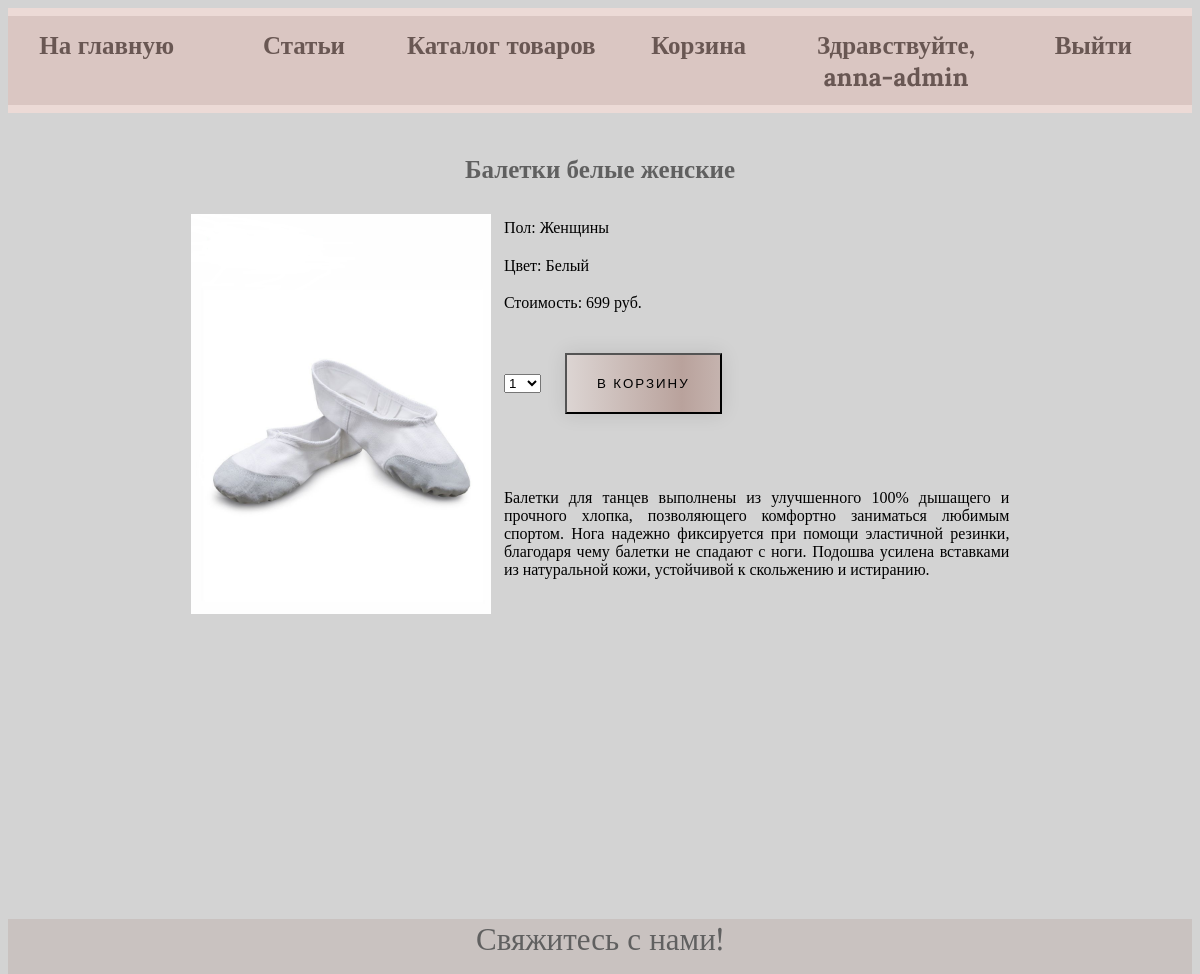
The app's page /welcome-dance-shop/goods/baletki-belye/ (signed in) with its own data.
### goods/models.py (models this page shows, shortened)
class Goods(models.Model):
    title = models.CharField(verbose_name='Наименование', max_length=255)
    content = models.TextField(verbose_name='Описание', blank=True)
    photo = models.ImageField(verbose_name='Фото', upload_to='WelcomeDanceShop photos/goods', blank=True)
    size = models.PositiveSmallIntegerField(verbose_name='Размер')
    label = models.CharField(verbose_name='Фирма', max_length=150)
    price = models.PositiveSmallIntegerField(verbose_name='Цена', )
    color = models.CharField(verbose_name='Цвет', max_length=100)
    category = models.CharField(verbose_name='Предназначено', max_length=255)
    rubric = models.ForeignKey(Rubric, on_delete=models.PROTECT, null=True, verbose_name='Рубрика')
    gender = models.ForeignKey(Gender, on_delete=models.PROTECT, null=True, verbose_name='Пол')
    slug = models.SlugField(max_length=255, unique=True, db_index=True, verbose_name="URL")
    quantity = models.PositiveSmallIntegerField(default=10, verbose_name='Количество')
    available = models.BooleanField(default=True, verbose_name='В наличии')
    '''возможно, выше надо заменить args на args=[self.slug]'''
    class Meta:
        verbose_name_plural = "Товары"
        verbose_name = 'товары'
        ordering = ['-rubric']

class Gender(models.Model):
    gender = models.CharField(verbose_name='Пол', max_length=255, db_index=True)
    def __str__(self):
        return self.gender
    class Meta:
        verbose_name_plural = "Пол"
        verbose_name = 'пол'

### goods/views.py (the view)
# urls.py: path('<slug:good_slug>/', show_good, name='good'),
def show_good(request, good_slug):
    good = get_object_or_404(Goods, slug=good_slug)
    cart_product_form = CartAddProductForm()
    context = {'good': good, 'title': good.title, 'id': good.id, 'cart_product_form': cart_product_form}
    return render(request, 'goods/good.html', context=context)

### cart/forms.py
class CartAddProductForm(forms.Form):
    quantity = forms.TypedChoiceField(choices=PRODUCT_QUANTITY_CHOICES, coerce=int, label='Количество')
    override = forms.BooleanField(required=False,
                                  initial=False,
                                  widget=forms.HiddenInput)

### cart/cart.py (called while the page is built)
def cart(request):
    return {'cart': Cart(request)}

    def __len__(self):
        return sum(item['quantity'] for item in self.cart.values())

### goods/templates/goods/good.html (shortened to what this page needs)
{% extends 'main/base.html' %}
{%block content%}
<br>
<h3 align="center">{{good.title}}</h3>
<table cellpadding=5 cellspacing=0 width=70% align="center">
    <tbody>
    <tr><td width=300 rowspan=6>
{%if good.photo%}
<img src="{{good.photo.url}}" width=300 height=400 alt="Фото товара">
        {% else %} <p>Нет фото</p>
{%endif%}
    </td></tr>
 <tr><td width=500>Пол: {{good.gender}} </td></tr>
 <tr><td>Цвет: {{good.color}} </td></tr>
 <tr><td>Стоимость: {{ good.price }} руб. </td></tr>
 <tr><td>{% if good.quantity < 1 %}
Товар отсутствует
 {% else %}
<form action='{% url "cart:cart_add" good.id %}' method="post">
    {{ cart_product_form.quantity }}
    <input type="submit" value="В корзину" class="button-1">
        {% csrf_token %}</form>
{% endif %} </td></tr>
 <tr align="justify"><td>{{good.content|linebreaks}} </td></tr>
    </tbody>
</table>
{%endblock%}

### main/templates/main/base.html (shortened to what this page needs)
<!DOCTYPE html>
{%load static%}
<html lang="en">
<head>
    <link rel="stylesheet" type="text/css" href="{%static 'main/css/styles.css'%}">
</head>
<body bgcolor="LightGrey">
{% block mainmenu%}
    <nav class="one">
    <ul>
        <li><a href="{%url 'main:to_main'%}">На главную</a></li>
        <li><a href="{%url 'to_articles'%}">Статьи</a></li>
        <li><a href="{%url 'goods'%}">Каталог товаров</a></li>
        {% with total_items=cart|length %}
            {% if total_items > 0 %}
        <li><a href="{%url 'cart:cart_detail'%}">Корзина({{total_items}})</a></li>
            {% else %}
        <li><a href="{%url 'cart:cart_detail'%}">Корзина</a></li>
            {% endif %}
        {% endwith %}
        {% if request.user.is_authenticated %}
        <li><a href="#">Здравствуйте, {{user.username}}</a></li>
        <li><a href="{%url 'main:logout'%}">Выйти</a></li>
        {% else %}
        <li><a href="{%url 'main:register'%}">Регистрация</a></li>
        <li><a href="{%url 'main:login'%}">Войти</a></li>
        {% endif %}
    </ul>
    </nav>
{% endblock mainmenu%}
<div class="wrapper">
      <div class="content">
{% block content %}
{% endblock %}
      </div></div>
<p><a class="footer" href="{%url 'main:contacts'%}">Свяжитесь с нами!</a></p>
</body>
</html>

### main/static/main/css/styles.css (style rules this page uses)
html, body { height: 100%; }
.wrapper { display: table; width: 100%; height: 100%; }
.content { display: table-row; height: 100%; width: 100%; }
h3 { font-size:25px; color: #606060; }
a { text-decoration: none; font-family: 'Lora', serif; transition: .5s linear; }
nav { display: inline-block; margin: auto; flex: 1 15%; width: 100%; font-weight: bold; }
.one ul { text-align: center; display: flex; flex-wrap: nowrap; background: #ECDAD6; margin: auto; padding: 0.5em 0; width: 100%; }
.one a { padding: 0.5em -0.5em; color: #695753; }
.one li { font-size: 25px; background: rgba(177, 152, 145, .3); display: inline-block; text-align: center; width: 20%; padding: 0.5em 0em; }
.footer { display: block; text-align: center; font-size: 31px; color: #606060; margin-top: -10px; height: 55px; background-color: rgba(177, 152, 145, .3); left: 0; bottom: 0; width: 100%; }
.button-1 { text-decoration: none; display: inline-block; color: black; padding: 20px 30px; margin: 10px 20px ; margin-right: auto; font-family: 'Lora', sans-serif; text-transform: uppercase; letter-spacing: 2px; background-image: linear-gradient(to right, rgba(177, 152, 145, .3) 0%, #b9a29c, rgba(177, 152, 145, .3) 100%); background-size: 150% auto; box-shadow: 0 0 20px rgba(0, 0, 0, .1); transition: .5s; cursor: pointer; }

### records on screen
Goods: title "Балетки белые женские", photo (picture), gender "Женщины", color "Белый", price "699", content "Балетки для танцев выполнены из улучшенного 100% дышащего и прочного хлопка, позволяющего комфортно заниматься любимым спортом. Нога надежно фиксируется при помощи эластичной резинки, благодаря чему балетки не спадают с ноги. Подошва усилена вставками из натуральной кожи, устойчивой к скольжению и истиранию."

### other values on screen
{{ user.username }} "anna-admin"
